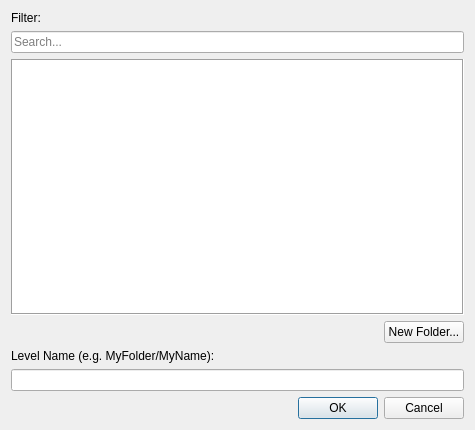
<?xml version="1.0" encoding="UTF-8"?>
<ui version="4.0">
 <class>LevelFileDialog</class>
 <widget class="QDialog" name="LevelFileDialog">
  <property name="geometry">
   <rect>
    <x>0</x>
    <y>0</y>
    <width>475</width>
    <height>430</height>
   </rect>
  </property>
  <property name="minimumSize">
   <size>
    <width>475</width>
    <height>430</height>
   </size>
  </property>
  <property name="modal">
   <bool>true</bool>
  </property>
  <layout class="QVBoxLayout" name="verticalLayout">
   <item>
    <widget class="QLabel" name="filterLabel">
     <property name="text">
      <string>Filter:</string>
     </property>
     <property name="alignment">
      <set>Qt::AlignLeading|Qt::AlignLeft|Qt::AlignTop</set>
     </property>
    </widget>
   </item>
   <item>
    <widget class="QLineEdit" name="filterLineEdit">
     <property name="alignment">
      <set>Qt::AlignLeading|Qt::AlignLeft|Qt::AlignVCenter</set>
     </property>
     <property name="placeholderText">
      <string>Search...</string>
     </property>
     <property name="clearButtonEnabled">
      <bool>true</bool>
     </property>
     <property name="accessibleName">
      <string>Search</string>
     </property>
    </widget>
   </item>
   <item>
    <widget class="QTreeView" name="treeView">
     <property name="frameShape">
      <enum>QFrame::Box</enum>
     </property>
    </widget>
   </item>
   <item>
    <layout class="QHBoxLayout" name="horizontalLayout_2">
     <item>
      <spacer name="horizontalSpacer_2">
       <property name="orientation">
        <enum>Qt::Horizontal</enum>
       </property>
       <property name="sizeHint" stdset="0">
        <size>
         <width>40</width>
         <height>20</height>
        </size>
       </property>
      </spacer>
     </item>
     <item>
      <widget class="QPushButton" name="newFolderButton">
       <property name="text">
        <string>New Folder...</string>
       </property>
      </widget>
     </item>
    </layout>
   </item>
   <item>
    <widget class="QLabel" name="levelNameLavel">
     <property name="text">
      <string>Level Name (e.g. MyFolder/MyName):</string>
     </property>
     <property name="alignment">
      <set>Qt::AlignLeading|Qt::AlignLeft|Qt::AlignTop</set>
     </property>
    </widget>
   </item>
   <item>
    <layout class="QHBoxLayout" name="horizontalLayout_3">
     <item>
      <widget class="QLineEdit" name="nameLineEdit">
       <property name="alignment">
        <set>Qt::AlignLeading|Qt::AlignLeft|Qt::AlignVCenter</set>
       </property>
      </widget>
     </item>
    </layout>
   </item>
   <item>
    <widget class="QDialogButtonBox" name="buttonBox">
     <property name="standardButtons">
      <set>QDialogButtonBox::Cancel|QDialogButtonBox::Ok</set>
     </property>
    </widget>
   </item>
  </layout>
 </widget>
 <tabstops>
  <tabstop>filterLineEdit</tabstop>
  <tabstop>nameLineEdit</tabstop>
  <tabstop>newFolderButton</tabstop>
  <tabstop>treeView</tabstop>
 </tabstops>
 <resources/>
 <connections/>
</ui>
